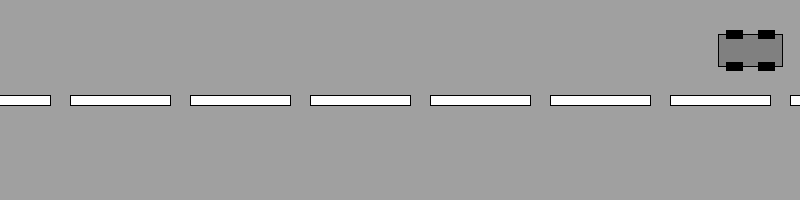
Frame 1 (no input)
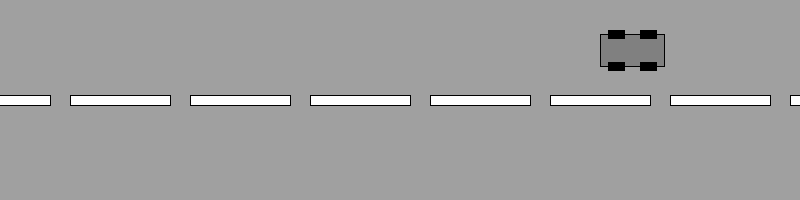
Frame 60 (the mouse pressed at the canvas centre just before this capture)
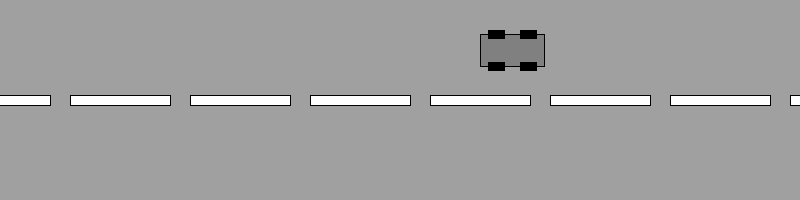
Frame 120 (the mouse held since frame 60 and released just before this capture)

The Processing sketch that drew these frames (run headless with seeded random() and noise(); from frame 60 on, the mouse is pressed at the canvas centre):

// Processing sketch: FdI_2019_06_car_function
// ── FdI_2019_06_car_function.pde
float cx = 750;
float cy = 50;
float ch = 32;

void setup() {
  size(800, 200);
}


void draw() {
  background(160);
  rectMode(CENTER);

  show();
  update();
  bounce();
}

void drawCar(float x, float y, float h ) {
  fill(128);
  rect(x, y, 2*h, h);
  fill(0);
  rect(x - h/2, y -h/2, h/2, h/4);
  rect(x + h/2, y -h/2, h/2, h/4);
  rect(x - h/2, y +h/2, h/2, h/4);
  rect(x + h/2, y +h/2, h/2, h/4);
}

void drawMiddleLine(float w, float gap, float h){
  fill(255);
  for(int i =0; i < 10; i++){
    rect(i*(w+gap), height / 2, w ,h);
  }
}

void show() {
  drawMiddleLine(100,20,10);
  drawCar(cx, cy, ch);
}

void update() {
  cx = cx - 2;
}

void bounce() {
  if (cx < -64) {
    cx = width + 64;
    ch = random(10, 80);
  }
}
